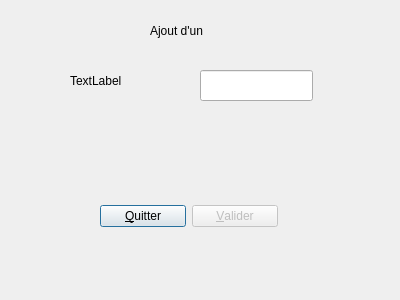
<?xml version="1.0" encoding="UTF-8"?>
<ui version="4.0">
 <class>DialogAjoutProduit</class>
 <widget class="QDialog" name="DialogAjoutProduit">
  <property name="geometry">
   <rect>
    <x>0</x>
    <y>0</y>
    <width>400</width>
    <height>300</height>
   </rect>
  </property>
  <property name="windowTitle">
   <string>Dialog</string>
  </property>
  <widget class="QLabel" name="label">
   <property name="geometry">
    <rect>
     <x>70</x>
     <y>70</y>
     <width>67</width>
     <height>21</height>
    </rect>
   </property>
   <property name="text">
    <string>TextLabel</string>
   </property>
  </widget>
  <widget class="QLineEdit" name="lineEdit">
   <property name="geometry">
    <rect>
     <x>200</x>
     <y>70</y>
     <width>113</width>
     <height>31</height>
    </rect>
   </property>
  </widget>
  <widget class="QLabel" name="label_2">
   <property name="geometry">
    <rect>
     <x>150</x>
     <y>20</y>
     <width>67</width>
     <height>21</height>
    </rect>
   </property>
   <property name="text">
    <string>Ajout d'un</string>
   </property>
  </widget>
  <widget class="QWidget" name="">
   <property name="geometry">
    <rect>
     <x>100</x>
     <y>200</y>
     <width>178</width>
     <height>33</height>
    </rect>
   </property>
   <layout class="QHBoxLayout" name="horizontalLayout">
    <item>
     <widget class="QPushButton" name="pushButton_2">
      <property name="text">
       <string>&amp;Quitter</string>
      </property>
     </widget>
    </item>
    <item>
     <widget class="QPushButton" name="pushButton">
      <property name="enabled">
       <bool>false</bool>
      </property>
      <property name="text">
       <string>&amp;Valider</string>
      </property>
     </widget>
    </item>
   </layout>
  </widget>
 </widget>
 <resources/>
 <connections/>
</ui>
